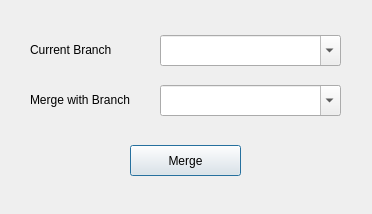
<?xml version="1.0" encoding="UTF-8"?>
<ui version="4.0">
 <class>Dialog</class>
 <widget class="QDialog" name="Dialog">
  <property name="geometry">
   <rect>
    <x>0</x>
    <y>0</y>
    <width>372</width>
    <height>214</height>
   </rect>
  </property>
  <property name="windowTitle">
   <string>Dialog</string>
  </property>
  <widget class="QLabel" name="label_2">
   <property name="geometry">
    <rect>
     <x>30</x>
     <y>90</y>
     <width>131</width>
     <height>20</height>
    </rect>
   </property>
   <property name="text">
    <string>Merge with Branch</string>
   </property>
  </widget>
  <widget class="QComboBox" name="comboUpBranch">
   <property name="geometry">
    <rect>
     <x>160</x>
     <y>85</y>
     <width>181</width>
     <height>31</height>
    </rect>
   </property>
   <property name="editable">
    <bool>true</bool>
   </property>
  </widget>
  <widget class="QComboBox" name="comboCurBranch">
   <property name="geometry">
    <rect>
     <x>160</x>
     <y>35</y>
     <width>181</width>
     <height>31</height>
    </rect>
   </property>
   <property name="editable">
    <bool>true</bool>
   </property>
  </widget>
  <widget class="QPushButton" name="mergeBtn">
   <property name="geometry">
    <rect>
     <x>130</x>
     <y>145</y>
     <width>111</width>
     <height>31</height>
    </rect>
   </property>
   <property name="text">
    <string>Merge</string>
   </property>
  </widget>
  <widget class="QLabel" name="label">
   <property name="geometry">
    <rect>
     <x>30</x>
     <y>40</y>
     <width>131</width>
     <height>20</height>
    </rect>
   </property>
   <property name="text">
    <string>Current Branch</string>
   </property>
  </widget>
 </widget>
 <resources/>
 <connections/>
</ui>
